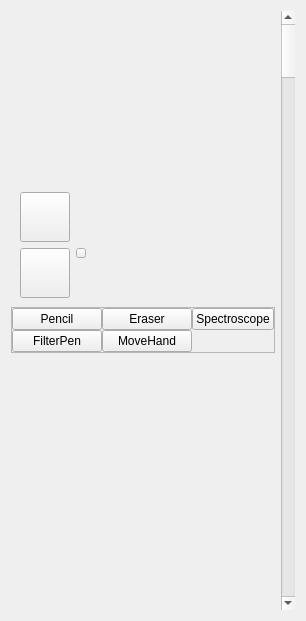
<?xml version="1.0" encoding="UTF-8"?>
<ui version="4.0">
 <class>Tools</class>
 <widget class="QWidget" name="Tools">
  <property name="geometry">
   <rect>
    <x>0</x>
    <y>0</y>
    <width>306</width>
    <height>621</height>
   </rect>
  </property>
  <property name="windowTitle">
   <string>Dialog</string>
  </property>
  <layout class="QHBoxLayout" name="horizontalLayout">
   <item>
    <widget class="QWidget" name="body" native="true">
     <layout class="QGridLayout" name="gridLayout_2">
      <property name="leftMargin">
       <number>0</number>
      </property>
      <property name="topMargin">
       <number>0</number>
      </property>
      <property name="rightMargin">
       <number>0</number>
      </property>
      <property name="bottomMargin">
       <number>0</number>
      </property>
      <property name="spacing">
       <number>0</number>
      </property>
      <item row="0" column="0">
       <layout class="QVBoxLayout" name="verticalLayout" stretch="2,1,0,3">
        <item>
         <widget class="MyPalette" name="widget_2" native="true">
          <property name="sizePolicy">
           <sizepolicy hsizetype="Expanding" vsizetype="Expanding">
            <horstretch>0</horstretch>
            <verstretch>0</verstretch>
           </sizepolicy>
          </property>
         </widget>
        </item>
        <item>
         <widget class="QWidget" name="color" native="true">
          <layout class="QFormLayout" name="formLayout">
           <item row="0" column="0">
            <widget class="QPushButton" name="front">
             <property name="minimumSize">
              <size>
               <width>50</width>
               <height>50</height>
              </size>
             </property>
             <property name="maximumSize">
              <size>
               <width>50</width>
               <height>50</height>
              </size>
             </property>
             <property name="text">
              <string/>
             </property>
             <property name="iconSize">
              <size>
               <width>50</width>
               <height>50</height>
              </size>
             </property>
            </widget>
           </item>
           <item row="1" column="0">
            <widget class="QPushButton" name="background">
             <property name="minimumSize">
              <size>
               <width>50</width>
               <height>50</height>
              </size>
             </property>
             <property name="maximumSize">
              <size>
               <width>50</width>
               <height>50</height>
              </size>
             </property>
             <property name="text">
              <string/>
             </property>
             <property name="iconSize">
              <size>
               <width>50</width>
               <height>50</height>
              </size>
             </property>
            </widget>
           </item>
           <item row="1" column="1">
            <widget class="QPushButton" name="swap">
             <property name="maximumSize">
              <size>
               <width>10</width>
               <height>10</height>
              </size>
             </property>
             <property name="text">
              <string/>
             </property>
            </widget>
           </item>
          </layout>
         </widget>
        </item>
        <item>
         <widget class="QFrame" name="frame">
          <property name="frameShape">
           <enum>QFrame::StyledPanel</enum>
          </property>
          <property name="frameShadow">
           <enum>QFrame::Raised</enum>
          </property>
          <layout class="QGridLayout" name="gridLayout">
           <property name="leftMargin">
            <number>0</number>
           </property>
           <property name="topMargin">
            <number>0</number>
           </property>
           <property name="rightMargin">
            <number>0</number>
           </property>
           <property name="bottomMargin">
            <number>0</number>
           </property>
           <property name="spacing">
            <number>0</number>
           </property>
           <item row="5" column="2">
            <widget class="QPushButton" name="MoveHand">
             <property name="sizePolicy">
              <sizepolicy hsizetype="Expanding" vsizetype="Expanding">
               <horstretch>0</horstretch>
               <verstretch>0</verstretch>
              </sizepolicy>
             </property>
             <property name="text">
              <string>MoveHand</string>
             </property>
             <property name="checkable">
              <bool>true</bool>
             </property>
            </widget>
           </item>
           <item row="5" column="0">
            <widget class="QPushButton" name="pushButton_2">
             <property name="sizePolicy">
              <sizepolicy hsizetype="Expanding" vsizetype="Expanding">
               <horstretch>0</horstretch>
               <verstretch>0</verstretch>
              </sizepolicy>
             </property>
             <property name="text">
              <string>FilterPen</string>
             </property>
             <property name="checkable">
              <bool>true</bool>
             </property>
            </widget>
           </item>
           <item row="3" column="2">
            <widget class="QToolButton" name="Eraser">
             <property name="sizePolicy">
              <sizepolicy hsizetype="Expanding" vsizetype="Expanding">
               <horstretch>0</horstretch>
               <verstretch>0</verstretch>
              </sizepolicy>
             </property>
             <property name="text">
              <string>Eraser</string>
             </property>
             <property name="checkable">
              <bool>true</bool>
             </property>
            </widget>
           </item>
           <item row="3" column="0">
            <widget class="QToolButton" name="Pencil">
             <property name="sizePolicy">
              <sizepolicy hsizetype="Expanding" vsizetype="Expanding">
               <horstretch>0</horstretch>
               <verstretch>0</verstretch>
              </sizepolicy>
             </property>
             <property name="minimumSize">
              <size>
               <width>0</width>
               <height>0</height>
              </size>
             </property>
             <property name="baseSize">
              <size>
               <width>0</width>
               <height>0</height>
              </size>
             </property>
             <property name="text">
              <string>Pencil</string>
             </property>
             <property name="checkable">
              <bool>true</bool>
             </property>
             <property name="autoRaise">
              <bool>false</bool>
             </property>
             <property name="arrowType">
              <enum>Qt::NoArrow</enum>
             </property>
            </widget>
           </item>
           <item row="3" column="3">
            <widget class="QPushButton" name="Spectroscope">
             <property name="sizePolicy">
              <sizepolicy hsizetype="Maximum" vsizetype="Maximum">
               <horstretch>0</horstretch>
               <verstretch>0</verstretch>
              </sizepolicy>
             </property>
             <property name="text">
              <string>Spectroscope</string>
             </property>
             <property name="checkable">
              <bool>true</bool>
             </property>
            </widget>
           </item>
          </layout>
         </widget>
        </item>
        <item>
         <widget class="QWidget" name="widget" native="true">
          <layout class="QGridLayout" name="gridLayout_3">
           <property name="leftMargin">
            <number>0</number>
           </property>
           <property name="topMargin">
            <number>0</number>
           </property>
           <property name="rightMargin">
            <number>0</number>
           </property>
           <property name="bottomMargin">
            <number>0</number>
           </property>
           <item row="0" column="0">
            <widget class="DrawToolsUI" name="toolMenu" native="true"/>
           </item>
          </layout>
         </widget>
        </item>
       </layout>
      </item>
     </layout>
    </widget>
   </item>
   <item>
    <widget class="QScrollBar" name="verticalScrollBar">
     <property name="orientation">
      <enum>Qt::Vertical</enum>
     </property>
    </widget>
   </item>
  </layout>
 </widget>
 <customwidgets>
  <customwidget>
   <class>MyPalette</class>
   <extends>QWidget</extends>
   <header>mypalette.h</header>
   <container>1</container>
  </customwidget>
  <customwidget>
   <class>DrawToolsUI</class>
   <extends>QWidget</extends>
   <header>drawtoolsui.h</header>
   <container>1</container>
  </customwidget>
 </customwidgets>
 <resources/>
 <connections/>
</ui>
